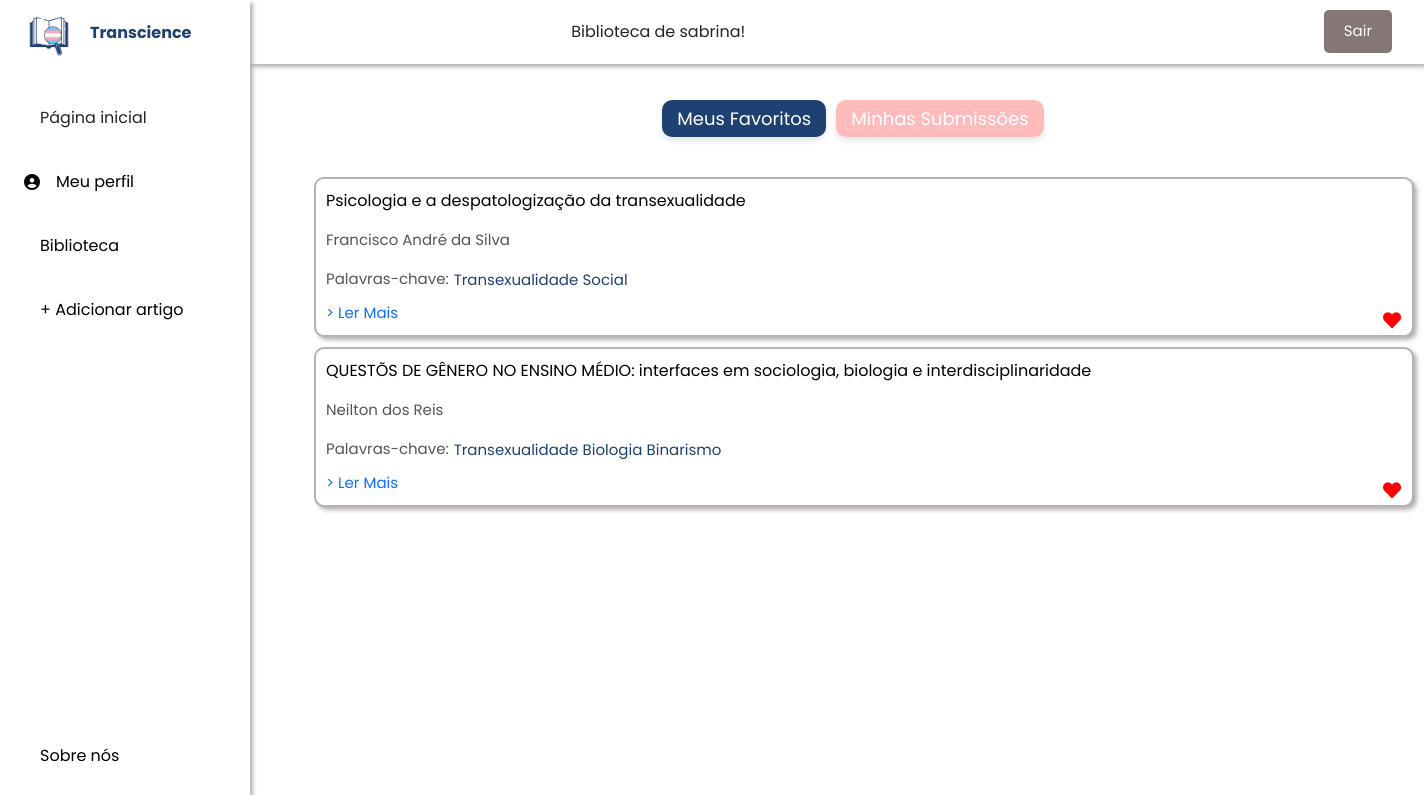
/biblioteca/minha_biblioteca/ (signed in), run on the app's committed database.
### biblioteca/models.py (models this page shows, shortened)
class Favorito(models.Model):
    usuario = models.ForeignKey(User, on_delete=models.CASCADE)
    artigo = models.ForeignKey(Artigo, on_delete=models.CASCADE)
    data_favorito = models.DateField(auto_now_add=True)

class Artigo(models.Model):
    titulo = models.CharField(max_length=200)
    link = models.CharField(max_length=255)
    autor = models.CharField(max_length=255)
    relevancia_id = models.ForeignKey(Relevancia, on_delete=models.CASCADE)
    ano_id = models.ForeignKey(Ano, on_delete=models.CASCADE)
    palavras_chave = models.ManyToManyField(PalavraChave, related_name='artigos')
    usuario = models.ManyToManyField(User, related_name='artigos')

class PalavraChave(models.Model):
    nome = models.CharField(max_length=100)
    def __str__(self):
        return self.nome

### biblioteca/views.py (the view)
# urls.py: path("minha_biblioteca/", views.ArtigoListView.as_view(), name="minha_biblioteca"),
class ArtigoListView(LoginRequiredMixin, generic.ListView):
    model = Artigo
    template_name = 'biblioteca/minha_biblioteca.html'
    context_object_name = 'artigos'
    def get_queryset(self):
        return Artigo.objects.filter(usuario=self.request.user)

### biblioteca/models.py (called while the page is built)
    def __str__(self):
        return self.descricao

### biblioteca/templates/biblioteca/minha_biblioteca.html (shortened to what this page needs)
{% load static %}
<link rel="stylesheet" href="{% static 'css/bootstrap.min.css' %}">
<link rel="stylesheet" href="{% static 'fa/css/all.min.css' %}">
<link rel="stylesheet" href="{% static 'biblioteca/style.css' %}">
<link href="fontawesome/css/all.css" rel="stylesheet">
<link rel="stylesheet" href="https://use.fontawesome.com/releases/v5.0.7/css/all.css">
<head>
</head>
<body id="body-pd">
  <header class="header" id="header">
      {% if user.is_authenticated %}
      Biblioteca de {{ user.username }}!
      {% else %}
      <p>You are not logged in</p>
      <a href="{% url 'login' %}">Log In</a>
      {% endif %}
      <form action="{% url 'logout' %}" method="post">
        <button type="submit" class="logout-button">Sair</button>
      </form>
  </header>
  <div class="l-navbar" id="nav-bar">
    <nav class="nav">
        <div>
            <a href="#" class="nav_logo">
                <img src="{% static 'biblioteca/images/logo.png' %}" alt="Logo" class="nav_logo-img">
                <span class="nav_logo-name">Transcience</span>
            </a>
            <div class="nav_list">
                <a href="{% url 'biblioteca:index' %}" class="nav_link active">
                    <span class="nav_name">Página inicial</span>
                </a>
                <a href="{% url 'perfil' %}" class="nav_link">
                  <i class="fa-solid fa-circle-user"></i>
                    <span class="nav_name">Meu perfil</span>
                </a>
                <a href="{% url 'biblioteca:minha_biblioteca' %}" class="nav_link">
                    <span class="nav_name">Biblioteca</span>
                </a>
                <a href="{% url 'novoArtigo' %}" class="nav_link">
                  <span class="nav_name"> + Adicionar artigo</span>
                </a>
            </div>
        </div>
        <a href="#" class="nav_link">
            <span class="nav_name">Sobre nós</span>
        </a>
    </nav>
</div>
<div class="btn-container">
    <button class="btn btn-primary" onclick="mostrarFavoritos()">Meus Favoritos</button>
    <button class="btn btn-secondary" onclick="mostrarSubmissoes()">Minhas Submissões</button>
</div>
<div class="content-container">
    <div class="content-container">
        <div id="favoritos" style="display: block;">
            <ul>
                {% for favorito in user.favorito_set.all %}
                    <li class="artigo-item" style="position: relative; padding-bottom: 30px;">
                        <a class="titulo-artigo" style="color: black;">
                            {{ favorito.artigo.titulo }}
                        </a>
                        <form action="{% url 'favoritar_artigo' favorito.artigo.id %}" method="post" class="favorite-form" id="favorite-form-{{ favorito.artigo.id }}">
                            <button type="submit" class="favorite-button" style="border: none; background: none; position: absolute; bottom: 5px; right: 5px;" id="favorite-btn-{{ favorito.artigo.id }}" onclick="toggleFavorite(event, {{ favorito.artigo.id }})">
                                <i class="fas fa-heart" id="heart-{{ favorito.artigo.id }}" style="font-size: 18px; color: red;"></i>
                            </button>
                        </form>
                        <p class="texto-menor" style="margin-top: 3px;">{{ favorito.artigo.autor }}
                        <div style="display: flex; align-items: center; margin-top: 10px;">
                            <a class="texto-menor">Palavras-chave:</a>
                            <div class="palavras-chave-container" style="margin-left: 5px;">
                                {% for palavra_chave in favorito.artigo.palavras_chave.all %}
                                    <span class="texto-menor" style="color: #1F4172;">{{ palavra_chave }}</span>
                                {% endfor %}
                            </div>
                        </div>
                        <p class="texto-menor" style="margin-top: 10px;">
                            <a href="{{ favorito.artigo.link }}" target="_blank">> Ler Mais</a>
                        </p>
                    </li>
                {% empty %}
                    <p>Você ainda não favoritou nenhum artigo.</p>
                {% endfor %}
            </ul>
        </div>

### biblioteca/static/biblioteca/style.css (style rules this page uses)
* { font-family: "Poppins", sans-serif; }
body { position: relative; font-family: var(--body-font); transition: .5s; margin: 0; padding: 0; }
a { text-decoration: none; }
.artigo-item { border-radius: 10px; padding: 10px; margin-bottom: 10px; background-color: #ffffff; border: 2px solid rgb(183, 178, 178); list-style: none; box-shadow: 3px 3px 4px rgb(183, 178, 178); transition: transform 0.3s, box-shadow 0.3s; }
.texto-menor { font-size: 15px; color: #555; }
.header { width: 100%; height: var(--header-height); position: fixed; top: 0; left: 0; display: flex; align-items: center; justify-content: space-between; padding: 0 1rem; background-color: #ffffff; z-index: var(--z-fixed); transition: .5s; box-shadow: 3px 3px 4px rgb(183, 178, 178); }
.l-navbar { position: fixed; top: 0; left: 0; width: var(--nav-width); height: 100vh; background-color: #ffffff; padding: 0; transition: .5s; z-index: var(--z-fixed); box-shadow: 3px 3px 4px rgb(183, 178, 178); }
.nav { height: 100%; display: flex; flex-direction: column; justify-content: space-between; overflow: hidden; margin-top: 0; }
.nav_logo, .nav_link { display: grid; grid-template-columns: max-content max-content; align-items: center; column-gap: 1rem; padding: .5rem 0 .5rem 1.5rem; }
.nav_logo { margin-bottom: 2rem; }
.nav_logo-name { color: #1F4172; font-weight: 700; }
.nav_link { position: relative; color: var(--first-color-light); margin-bottom: 1.5rem; transition: .3s; }
.nav_logo-img { width: 50px; height: 50px; white-space: nowrap; }
.active { color: var(--black-color); }
.active::before { content: ''; position: absolute; left: 0; width: 2px; height: 32px; background-color: var(--white-color); }
@media screen and (min-width: 768px) { body { margin: calc(var(--header-height) + 1rem) 0 0 0; padding-left: calc(var(--nav-width) + 2rem); } }
@media screen and (min-width: 768px) { .header { height: calc(var(--header-height) + 1rem); padding: 0 2rem 0 calc(var(--nav-width) + 2rem); } }
@media screen and (min-width: 768px) { .l-navbar { left: 0; padding: 0; margin: 0; } }
@media screen and (min-width: 768px) { .logout-button { background-color: #847776; color: white; border: none; padding: 10px 20px; font-size: 15px; cursor: pointer; border-radius: 5px; transition: background-color 0.3s ease; margin-top: 15px; transition: background-color 0.3s, transform 0.2s; } }
@media screen and (min-width: 768px) { .favorite-button i { cursor: pointer; font-size: 20px; } }

### biblioteca/templates/biblioteca/minha_biblioteca.html (style rules this page uses)
.artigo-item { width: 1100px; height: 160px; }
.btn-container { display: flex; justify-content: center; align-items: center; gap: 10px; margin-top: 100px; margin-bottom: 40px; }
.btn.btn-primary { background-color: #1F4172; color: white; padding: 5px 15px; border: none; border-radius: 10px; font-size: 18px; box-shadow: 0px 4px 6px rgba(0, 0, 0, 0.1); transition: background-color 0.3s ease, transform 0.3s ease; display: inline-block; text-align: center; cursor: pointer; }
.btn.btn-secondary { background-color: #febbbb; color: white; padding: 5px 15px; border: none; border-radius: 10px; font-size: 18px; box-shadow: 0px 4px 6px rgba(0, 0, 0, 0.1); transition: background-color 0.3s ease, transform 0.3s ease; display: inline-block; text-align: center; cursor: pointer; }

### data on the page
Favorito: artigo.titulo "Psicologia e a despatologização da transexualidade", artigo.autor "Francisco André da Silva"
PalavraChave: nome "Transexualidade"
PalavraChave: nome "Social"
Favorito: artigo.titulo "QUESTÕS DE GÊNERO NO ENSINO MÉDIO: interfaces em sociologia, biologia e interdisciplinaridade", artigo.autor "Neilton dos Reis"
PalavraChave: nome "Biologia"
PalavraChave: nome "Binarismo"

### other printed values
{{ user.username }} "sabrina"
